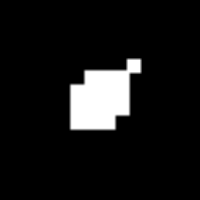

Recreate this plot in Python.
#!/usr/bin/env python

# Test vtkImageStencilData Clip operation with two box stencils.

# Factory overrides
import vtkmodules.vtkInteractionStyle  # noqa: F401
import vtkmodules.vtkRenderingFreeType  # noqa: F401
import vtkmodules.vtkRenderingOpenGL2  # noqa: F401

from vtkmodules.vtkCommonCore import VTK_UNSIGNED_CHAR, vtkPoints
from vtkmodules.vtkCommonDataModel import VTK_QUAD, vtkImageData, vtkPolyData
from vtkmodules.vtkCommonTransforms import vtkMatrixToLinearTransform
from vtkmodules.vtkCommonMath import vtkMatrix4x4
from vtkmodules.vtkCommonExecutionModel import vtkTrivialProducer
from vtkmodules.vtkFiltersGeneral import vtkTransformPolyDataFilter
from vtkmodules.vtkFiltersModeling import vtkLinearExtrusionFilter
from vtkmodules.vtkImagingStencil import (
    vtkImageStencil,
    vtkPolyDataToImageStencil,
)
from vtkmodules.vtkRenderingCore import (
    vtkImageActor,
    vtkRenderWindow,
    vtkRenderWindowInteractor,
    vtkRenderer,
)

# Z-shift matrix for extrusion
matrix_values = [1, 0, 0, 0, 0, 1, 0, 0, 0, 0, 1, -0.5, 0, 0, 0, 1]

# --- Build box stencil 1 (10, 30) ---
polydata_1 = vtkPolyData()
polydata_1.AllocateEstimate(1, 4)
points_1 = vtkPoints()
points_1.InsertNextPoint(10, 10, 0.0)
points_1.InsertNextPoint(30, 10, 0.0)
points_1.InsertNextPoint(30, 30, 0.0)
points_1.InsertNextPoint(10, 30, 0.0)
polydata_1.SetPoints(points_1)
polydata_1.InsertNextCell(VTK_QUAD, 4, [0, 1, 2, 3])

extrude_1 = vtkLinearExtrusionFilter()
extrude_1.SetInputData(polydata_1)
extrude_1.SetScaleFactor(1)
extrude_1.SetExtrusionTypeToNormalExtrusion()
extrude_1.SetVector(0, 0, 1)
extrude_1.Update()

matrix_1 = vtkMatrix4x4()
matrix_1.DeepCopy(matrix_values)
linear_transform_1 = vtkMatrixToLinearTransform()
linear_transform_1.SetInput(matrix_1)
transform_polydata_1 = vtkTransformPolyDataFilter()
transform_polydata_1.SetInputConnection(extrude_1.GetOutputPort())
transform_polydata_1.SetTransform(linear_transform_1)
transform_polydata_1.Update()

converter_stencil_1 = vtkPolyDataToImageStencil()
converter_stencil_1.SetInputConnection(transform_polydata_1.GetOutputPort())

dummy_image_1 = vtkImageData()
dummy_image_1.SetSpacing(1.0, 1.0, 1.0)
dummy_image_1.SetOrigin(0.0, 0.0, 0.0)
dummy_image_1.SetExtent(8, 32, 8, 32, 0, 0)
dummy_image_1.AllocateScalars(VTK_UNSIGNED_CHAR, 1)

stencil_op_1 = vtkImageStencil()
stencil_op_1.SetInputData(dummy_image_1)
stencil_op_1.SetStencilConnection(converter_stencil_1.GetOutputPort())
stencil_op_1.SetBackgroundValue(0)
stencil_op_1.Update()
stencil_data_1 = converter_stencil_1.GetOutput()

# --- Build box stencil 2 (20, 40) ---
polydata_2 = vtkPolyData()
polydata_2.AllocateEstimate(1, 4)
points_2 = vtkPoints()
points_2.InsertNextPoint(20, 20, 0.0)
points_2.InsertNextPoint(40, 20, 0.0)
points_2.InsertNextPoint(40, 40, 0.0)
points_2.InsertNextPoint(20, 40, 0.0)
polydata_2.SetPoints(points_2)
polydata_2.InsertNextCell(VTK_QUAD, 4, [0, 1, 2, 3])

extrude_2 = vtkLinearExtrusionFilter()
extrude_2.SetInputData(polydata_2)
extrude_2.SetScaleFactor(1)
extrude_2.SetExtrusionTypeToNormalExtrusion()
extrude_2.SetVector(0, 0, 1)
extrude_2.Update()

matrix_2 = vtkMatrix4x4()
matrix_2.DeepCopy(matrix_values)
linear_transform_2 = vtkMatrixToLinearTransform()
linear_transform_2.SetInput(matrix_2)
transform_polydata_2 = vtkTransformPolyDataFilter()
transform_polydata_2.SetInputConnection(extrude_2.GetOutputPort())
transform_polydata_2.SetTransform(linear_transform_2)
transform_polydata_2.Update()

converter_stencil_2 = vtkPolyDataToImageStencil()
converter_stencil_2.SetInputConnection(transform_polydata_2.GetOutputPort())

dummy_image_2 = vtkImageData()
dummy_image_2.SetSpacing(1.0, 1.0, 1.0)
dummy_image_2.SetOrigin(0.0, 0.0, 0.0)
dummy_image_2.SetExtent(18, 42, 18, 42, 0, 0)
dummy_image_2.AllocateScalars(VTK_UNSIGNED_CHAR, 1)

stencil_op_2 = vtkImageStencil()
stencil_op_2.SetInputData(dummy_image_2)
stencil_op_2.SetStencilConnection(converter_stencil_2.GetOutputPort())
stencil_op_2.SetBackgroundValue(0)
stencil_op_2.Update()
stencil_data_2 = converter_stencil_2.GetOutput()

# Add stencils, then clip and re-add
stencil_data_1.Add(stencil_data_2)
stencil_data_1.Clip([15, 35, 15, 35, 0, 0])
stencil_data_2.Clip([35, 39, 35, 39, 0, 0])
stencil_data_1.Add(stencil_data_2)

# Apply combined stencil to a white image to visualize
white_image = vtkImageData()
white_image.SetExtent(0, 50, 0, 50, 0, 0)
white_image.AllocateScalars(VTK_UNSIGNED_CHAR, 3)
white_image.GetPointData().GetScalars().Fill(255)

black_image = vtkImageData()
black_image.SetExtent(0, 50, 0, 50, 0, 0)
black_image.AllocateScalars(VTK_UNSIGNED_CHAR, 3)
black_image.GetPointData().GetScalars().Fill(0)

stencil_producer = vtkTrivialProducer()
stencil_producer.SetOutput(stencil_data_1)

result_stencil = vtkImageStencil()
result_stencil.SetInputData(white_image)
result_stencil.SetBackgroundInputData(black_image)
result_stencil.SetStencilConnection(stencil_producer.GetOutputPort())
result_stencil.Update()

# Display
actor = vtkImageActor()
actor.GetMapper().SetInputConnection(result_stencil.GetOutputPort())

renderer = vtkRenderer()
renderer.AddViewProp(actor)

render_window = vtkRenderWindow()
render_window.AddRenderer(renderer)
render_window.SetSize(200, 200)
render_window.SetWindowName("clip stencil data")

# Scene
renderer.GetActiveCamera().ParallelProjectionOn()
renderer.ResetCamera()

interactor = vtkRenderWindowInteractor()
interactor.SetRenderWindow(render_window)

interactor.Initialize()
interactor.Start()
